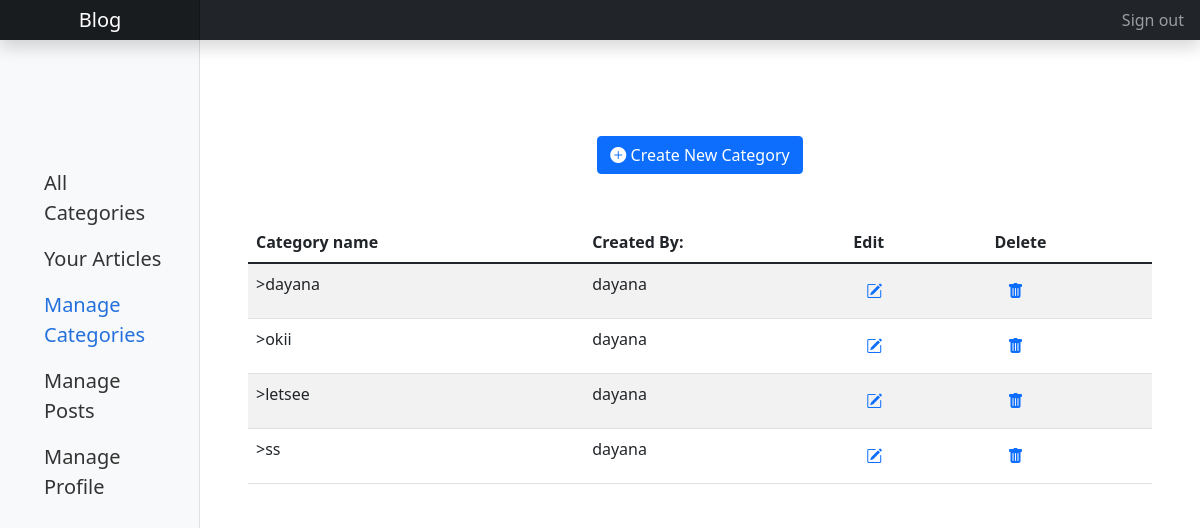
The app's page /?url=/pages/ManageCategories (signed in) with its own data.
### tables this page shows
CREATE TABLE `category` (
  `categoryID` int(11) NOT NULL,
  `userID` int(11) NOT NULL,
  `name` varchar(255) NOT NULL
);

CREATE TABLE `users` (
  `userID` int(11) NOT NULL,
  `username` varchar(255) NOT NULL,
  `email` varchar(255) NOT NULL,
  `type` varchar(255) NOT NULL,
  `password` varchar(255) NOT NULL
);

### controllers/Pages.php (called while the page is built, shortened)
<?php
class Pages extends Controller {
    public function ManageCategories() {
        $this->view('ManageCategories');
    }
}

### utility/core.php (called while the page is built, shortened)
<?php
  class Core {
    protected $currentMethod = 'index';
    public function __construct(){
      $url = $this->getUrl();
      if(file_exists('controllers/' . ucwords($url[0]). '.php')){
        unset($url[0]);
      }
      $this->currentController = new $this->currentController;
      if(isset($url[1])){
        if(method_exists($this->currentController, $url[1])){
          $this->currentMethod = $url[1];
          unset($url[1]);
        }
      }
      $this->params = $url ? array_values($url) : [];
      call_user_func_array([$this->currentController, $this->currentMethod], $this->params);
    }
    public function getUrl(){
      if(isset($_GET['url'])){
        $url = rtrim($_GET['url'], '/');
        $url = filter_var($url, FILTER_SANITIZE_URL);
        $url = array_values(array_filter(explode('/', $url), function ($str) {
          return !empty($str);
        }));
        return $url;
      }
    }
  }

### require.php (called while the page is built, shortened)
<?php
require_once './utility/core.php';
require_once('./controllers/get.php');
$init = new Core();

### index.php (called while the page is built)
<?php
    require_once 'require.php';

### controllers/get.php (called while the page is built, shortened)
<?php
function getCategoryByYou()
{
    $userID = $_SESSION['user']['userID'];
    $database = new Database();
    $db = $database->getConnection();
    $sql = "SELECT users.username, category.name, category.categoryID FROM users INNER JOIN category ON users.userID=category.userID WHERE category.userID=$userID";
    $result = $db->query($sql);
    while ($row = $result->fetchAll(PDO::FETCH_ASSOC)) {
        return $row;
    }
}

### views/ManageCategories.php (the view, shortened to what this page needs)
<!DOCTYPE html>
<html lang="en">
<head>
    <link rel="stylesheet" href="https://cdn.jsdelivr.net/npm/bootstrap-icons@1.8.1/font/bootstrap-icons.css">
    <link href="http://localhost:8012/blog/css/main.min.css?ts=<?= time() ?>" rel="stylesheet">
</head>
<body>
    <header class="navbar navbar-dark sticky-top bg-dark flex-md-nowrap p-0 shadow">
        <a class="navbar-brand col-12 col-md-3 col-lg-2 me-0 px-3 text-center" href="http://localhost:8012/blog">Blog</a>
        <div class="navbar-nav">
            <div class="nav-item text-nowrap">
                <?php if (isset($_SESSION['user']['type'])) { ?> <a class="nav-link px-3" href="http://localhost:8012/blog/?url=/users/logout">Sign out</a> <?php } else { ?>
                    <a class="nav-link px-3" href="http://localhost:8012/blog/?url=/users/logout">Sign in</a> <?php } ?>
            </div>
        </div>
    </header>
    <div class="container-fluid">
        <div class="row">
            <nav id="sidebarMenu" class="col-md-3 col-lg-2 d-md-block bg-light sidebar collapse">
                <div class="position-sticky pt-3">
                    <ul class="nav flex-column fs-5 pt-lg-5 my-5 ps-lg-3">
                        <li class="nav-item">
                        <li class="nav-item">
                            <a class="nav-link" href="http://localhost:8012/blog/?url=/pages/categories">
                                All Categories
                            </a>
                        </li>
                        <?php if (isset($_SESSION['user']['type'])) { ?>
                            <li class="nav-item">
                                <a class="nav-link" href="http://localhost:8012/blog/?url=/pages/yourArticles">
                                    Your Articles
                                </a>
                            </li>
                            <li class="nav-item">
                                <a class="nav-link active" aria-current="page" href="http://localhost:8012/blog/?url=/pages/ManageCategories">
                                    Manage Categories
                                </a>
                            </li>
                            <li class="nav-item">
                                <a class="nav-link" href="http://localhost:8012/blog/?url=/pages/ManagePosts">
                                    Manage Posts
                                </a>
                            </li>
                            <li class="nav-item">
                                <a class="nav-link" href="#">
                                    Manage Profile
                                </a>
                            </li>
                        <?php } ?>
                    </ul>
                </div>
            </nav>
            <main class="col-md-9 ms-sm-auto col-lg-10 px-md-4">
                <?php if (isset($_SESSION['user']['type'])) { ?>
                    <section class="my-5">
                        <div class="container my-5">
                            <?php
                            $secret = "secretKey";
                            $csrf = hash_hmac('SHA256', uniqid(microtime()), $secret);
                            ?>
                            <section>
                                <div class="container text-center">
                                    <button type="button" class="bi bi-plus-circle-fill btn btn-primary my-5" data-bs-toggle="modal" data-bs-target="#addModal">
                                        Create New Category
                                    </button>
                                </div>
                            </section>
                            <?php if ($_SESSION['user']['type'] == 'Admin') {
                            ?>
                                <div class="table-wrapper-scroll-y my-custom-scrollbar">
                                    <table class="table table-striped">
                                        <thead>
                                            <tr>
                                                <th scope="col">Category name</th>
                                                <th scope="col">Created By:</th>
                                                <th scope="col">Edit</th>
                                                <th scope="col">Delete</th>
                                            </tr>
                                        </thead>
                                        <tbody>
                                            <?php require_once('./controllers/get.php');
                                            $categories = getCategory();
                                            $user = getCategoryByYou();
                                            ?>
                                            <?php foreach ($categories as $category) : ?>
                                                <tr>
                                                    <td>><?php echo $category['name'] ?></td>
                                                    <td><?php echo $category['username'] ?></td>
                                                    <td><button type="submit" class="btn btn-link" data-bs-target="#updateModal<?php echo $category['categoryID'] ?>" data-bs-toggle="modal"><i class="bi bi-pencil-square"></i></a></td>
                                                    <div class="modal" id="updateModal<?php echo $category['categoryID'] ?>">
                                                        <div class="modal-dialog">
                                                            <div class="modal-content">
                                                                <div class="modal-header">
                                                                    <h4 class="modal-title">Update Category</h4>
                                                                    <button type="button" class="btn-close" data-bs-dismiss="modal"></button>
                                                                </div>
                                                                <div class="modal-body" id="<?php echo $category['categoryID'] ?>">
                                                                    <form method="POST" id="updateCategory<?php echo $category['categoryID'] ?>" onsubmit="return updateCategory(<?php echo $category['categoryID'] ?>);">
                                                                        <input type="hidden" name="csrf" value="<?php echo $csrf ?>">
                                                                        <div class="row">
                                                                            <div class="text-center">
                                                                                <div class="my-4 ">
                                                                                    <label for="name" class=" fs-5 fw-bold mt-5 text-center">Category Name:</label>
                                                                                </div>
                                                                                <div class="my-4">
                                                                                    <input type="text" class=" text-center  rounded-3 my-3 " id="name" name="name" value="<?php echo $category['name'] ?>" aria-describedby="categoryHelp">
                                                                                    <input type="hidden" id="categoryID" name="categoryID" value="<?php echo $category['categoryID'] ?>">
                                                                                </div>
                                                                                <div>
                                                                                    <button type="submit" name="submit" class="btn btn-primary mb-5 text-center">Update</button>
                                                                                </div>
                                                                            </div>
                                                                        </div>
                                                                    </form>
                                                                </div>
                                                                <div class="modal-footer">
                                                                    <button type="button" class="btn btn-danger" data-bs-dismiss="modal">Close</button>
                                                                </div>
                                                            </div>
                                                        </div>
                                                    </div>
                                                    <form id="deleteRow<?php echo $category['categoryID'] ?>" method="POST" onsubmit="return deletecategory(<?php echo $category['categoryID'] ?>);">
                                                        <input type="hidden" id="categoryID" name="categoryID" value="<?php echo $category['categoryID'] ?>">
                                                        <td><button type="submit" name="submit" class="btn btn-link"><i class="bi bi-trash-fill"></i></button></td>
                                                    </form>
                                                </tr>
                                            <?php endforeach; ?>
                                        </tbody>
                                    </table>
                                </div>
                            <?php } else { ?>
                                <div class="table-wrapper-scroll-y my-custom-scrollbar">
                                    <table class="table table-striped">
                                        <thead>
                                            <tr>
                                                <th scope="col">Category name</th>
                                                <th scope="col">Created By:</th>
                                                <th scope="col">Edit</th>
                                                <th scope="col">Delete</th>
                                            </tr>
                                        </thead>
                                        <tbody>
                                            <?php
                                            $users = getCategoryByYou();
                                            ?>
                                            <?php
                                            if (sizeof($users) > 0) {
                                                foreach ($users as $user) : ?>
                                                    <tr>
                                                        <td>><?php echo $user['name'] ?></td>
                                                        <td><?php echo $user['username'] ?></td>
                                                        <td><button type="submit" class="btn btn-link" data-bs-target="#updateModal<?php echo $user['categoryID'] ?>" data-bs-toggle="modal"><i class="bi bi-pencil-square"></i></a></td>
                                                        <form id="deleteRow<?php echo $user['categoryID'] ?>" method="POST" onsubmit="return deletecategory(<?php echo $user['categoryID'] ?>);">
                                                            <td><button type="submit" name="submit" class="btn btn-link"><i class="bi bi-trash-fill"></i></button></td>
                                                        </form>
                                                    </tr>
                                                <?php endforeach;
                                            } else {
                                                ?>
                                        </tbody>
                                    </table>
                                    <p class="h1 text-primary fw-bold text-center my-5"> No Categories Yet!</p>
                                <?php } ?>
                                </div>
                            <?php } ?>
                        </div>
                    </section>
                <?php } else { ?>
                    <p>Sign in</p>
                <?php } ?>
            </main>
        </div>
    </div>
</body>
</html>

### records on screen
category: name "dayana", userID.username "dayana"
category: name "okii", userID.username "dayana"
category: name "letsee", userID.username "dayana"
category: name "ss", userID.username "dayana"
